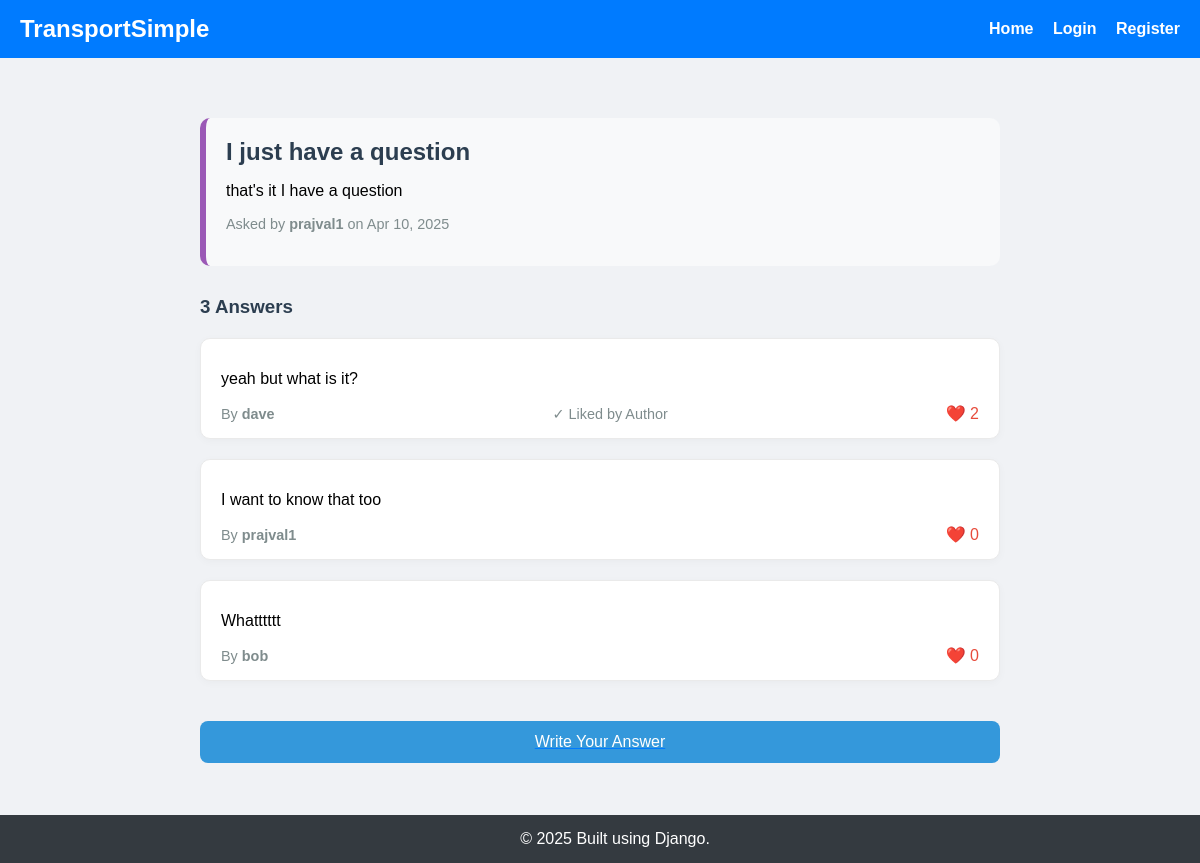
Screenshot of /forum/questions/9/i-just-have-a-question/ with the database file from the repository.
### forum/models.py (models this page shows, shortened)
class Question(models.Model):
    user = models.ForeignKey(User, on_delete=models.CASCADE, related_name='questions')
    title = models.CharField(max_length=255)
    description = models.TextField(blank=True, null=True)
    created_at = models.DateTimeField(auto_now_add=True)
    slug = models.SlugField(max_length=255, unique=True, blank=True)

class Answer(models.Model):
    question = models.ForeignKey(Question, on_delete=models.CASCADE, related_name='answers')
    user = models.ForeignKey(User, on_delete=models.CASCADE, related_name='answers')
    content = models.TextField()
    created_at = models.DateTimeField(auto_now_add=True)

### forum/views.py (the view)
# urls.py: path('questions/<int:pk>/<slug:slug>/', views.question_detail_view, name='question_detail'),
def question_detail_view(request, pk, slug):
    question = get_object_or_404(Question, pk=pk, slug=slug)
    answers = question.answers.annotate(num_likes=Count('likes')).order_by('-num_likes', 'created_at')
    for answer in answers:
        answer.liked_by_author = answer.likes.filter(user=question.user, liked_by_author=True).exists()
    return render(request, 'question_detail.html', {
        'question': question,
        'answers': answers
    })

### forum/templates/question_detail.html (shortened to what this page needs)
{% extends 'base.html' %}
{% block content %}
<div class="question-detail-page">
  <div class="question-box">
    <h2>{{ question.title }}</h2>
    <p>{{ question.description }}</p>
    <p class="asked-by">Asked by <b>{{ question.user.username }}</b> on {{ question.created_at|date:"M d, Y" }}</p>
  </div>
  <div class="answer-section">
    <h3>{{ answers|length }} Answers</h3>
    {% if answers %}
      {% for answer in answers %}
      <div class="answer-card">
        <p>{{ answer.content }}</p>
        <div class="answer-footer">
          <span>By <b>{{ answer.user.username }}</b></span>
          {% if answer.liked_by_author %}
            <span class="liked-by-author-label">✓ Liked by Author</span>
          {% endif %}
          <form action="{% url 'forum:like_answer' answer.id %}" method="POST" class="like-form">
            <button type="submit" class="like-btn">
              ❤️ {{ answer.likes.count }}
            </button>
          </form>
        </div>
      </div>
      {% endfor %}
    {% else %}
      <p>No answers yet. Be the first one to answer!</p>
    {% endif %}
  </div>
  <div class="cta-section">
    <a href="{% url 'forum:answer_question' question.pk question.slug%}">
      <button class="submit-btn">Write Your Answer</button>
    </a>
  </div>
</div>
{% endblock %}

### authentication/static/css/theme.css (style rules this page uses)
body { margin: 0; font-family: Arial, sans-serif; background: #f0f2f5; }
h2 { margin: 0; }
a { text-align: center; color: #007bff; }
button { width: 100%; padding: 10px; background: #007bff; border: none; color: white; border-radius: 5px; cursor: pointer; }

### forum/static/css/forum.css (style rules this page uses)
.submit-btn { background-color: #3498db; color: #fff; padding: 12px 24px; border: none; border-radius: 8px; font-size: 16px; cursor: pointer; display: block; margin: 0 auto; transition: background-color 0.3s ease; }
.question-box { background-color: #f5f7fa; border-left: 6px solid #3498db; padding: 20px; border-radius: 10px; margin-bottom: 30px; }
.question-box h2 { margin-bottom: 10px; color: #2c3e50; }
.asked-by { font-size: 0.9rem; color: #7f8c8d; margin-top: 10px; }
.question-detail-page { max-width: 800px; margin: auto; padding: 20px; }
.question-box { background-color: #f8f9fa; border-left: 6px solid #9b59b6; padding: 20px; border-radius: 10px; margin-bottom: 30px; }
.question-box h2 { color: #2c3e50; }
.asked-by { font-size: 0.9rem; color: #7f8c8d; }
.answer-section h3 { margin-bottom: 20px; color: #2c3e50; }
.answer-card { background: #fff; border: 1px solid #eaeaea; padding: 15px 20px; border-radius: 10px; margin-bottom: 20px; position: relative; box-shadow: 0 2px 8px rgba(0, 0, 0, 0.03); }
.answer-footer { margin-top: 15px; font-size: 0.9rem; color: #7f8c8d; display: flex; justify-content: space-between; align-items: center; }
.like-form { margin: 0; }
.like-btn { background: none; border: none; color: #e74c3c; font-size: 1rem; cursor: pointer; padding: 0; }
.cta-section { text-align: center; margin-top: 40px; }

### rows the page displays
Question: title "I just have a question", description "that's it I have a question", user.username "prajval1", created_at "Apr 10, 2025"
Answer: content "yeah but what is it?", user.username "dave", shows "✓ Liked by Author", likes.count "2"
Answer: content "I want to know that too", user.username "prajval1", likes.count "0"
Answer: content "Whatttttt", user.username "bob", likes.count "0"

### other values shown
{{ answers|length }} "3"
